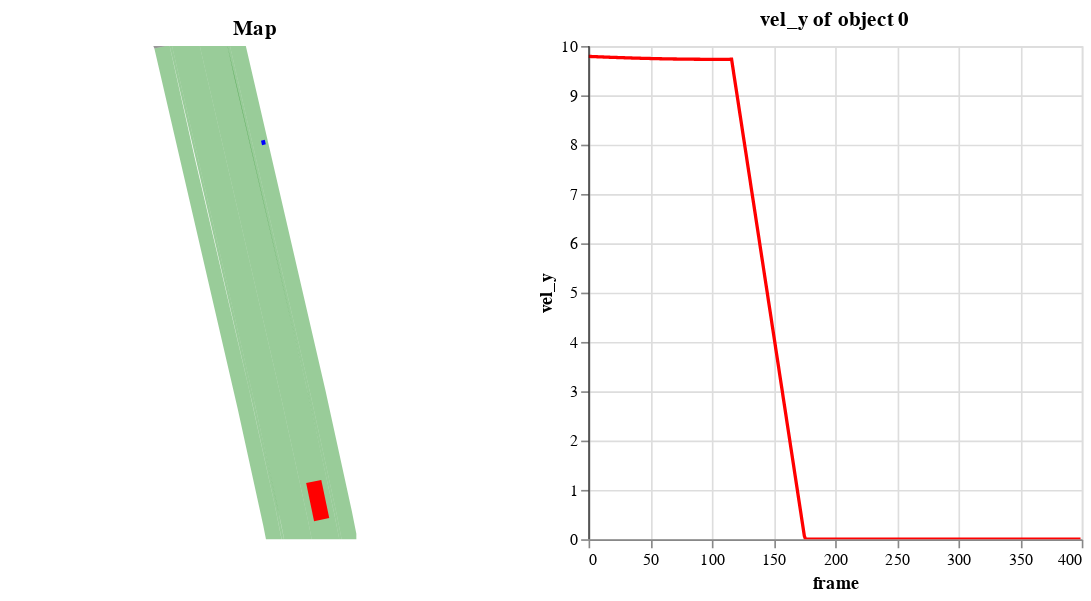

Source (notebook cell):
### Markdown cell above
### Plot using Altair
You can create interactive plots with [altair](https://altair-viz.github.io/) using `plot_altair` function of the recording. If using the the function in a non notebook environment use `import altair as alt; alt.renderers.enable("browser")` to enable blotting in a browser and call `.show()` on the resulting chart.

### Code cell
r.plot_altair(start_frame=0, end_frame=400, metric_column="vel_y", idx=0)

### Figure 1 — Vega-Lite specification as saved in the notebook (floating-point values rounded to 4 significant figures; data arrays with more than 128 entries replaced by an {"elided": "..."} marker saying what was removed)
{"config": {"view": {"continuousWidth": 300, "continuousHeight": 300}}, "hconcat": [{"layer": [{"data": {"name": "data-a0cd787fd0469329f8754b415a26438b"}, "mark": {"type": "geoshape", "fillOpacity": 0.4, "filled": true}, "encoding": {"color": {"condition": [{"test": {"equal": true, "field": "properties.on_intersection"}, "value": "black"}], "value": "green"}, "tooltip": [{"field": "properties.idx", "type": "nominal"}, {"field": "properties.type", "type": "ordinal"}, {"field": "properties.on_intersection", "type": "ordinal"}]}}, {"data": {"name": "data-69fc3af23b34316b44ac085deef6fdc1"}, "mark": {"type": "geoshape"}, "encoding": {"color": {"condition": [{"test": {"equal": -1, "field": "properties.idx"}, "value": "red"}, {"test": {"equal": 0, "field": "properties.idx"}, "value": "red"}], "value": "blue"}, "tooltip": [{"field": "properties.idx", "type": "nominal"}, {"field": "properties.frame", "type": "nominal"}, {"field": "properties.type", "type": "ordinal"}]}, "transform": [{"filter": {"equal": {"expr": "param_1"}, "field": "properties.frame"}}]}], "projection": {"reflectY": true, "type": "identity"}, "title": "Map"}, {"layer": [{"data": {"name": "data-2931ee100fc66251f876f1fdfe0587a7"}, "mark": {"type": "line", "tooltip": true}, "encoding": {"color": {"value": "red"}, "x": {"field": "frame", "type": "quantitative"}, "y": {"field": "vel_y", "type": "quantitative"}}, "name": "view_1", "title": "vel_y of object 0"}, {"data": {"name": "empty"}, "mark": {"type": "rule"}, "encoding": {"x": {"scale": {"domain": [0, 399]}, "type": "quantitative", "datum": {"expr": "param_1"}}}}]}], "params": [{"name": "param_2", "select": {"type": "interval", "encodings": ["x", "y"]}, "bind": "scales", "views": ["view_1"]}, {"name": "param_1", "bind": {"input": "range", "max": 399, "min": 0, "name": "frame", "step": 1}, "value": 0}], "$schema": "https://vega.github.io/schema/vega-lite/v5.20.1.json", "datasets": {"data-a0cd787fd0469329f8754b415a26438b": [{"type": "Feature", "geometry": {"type": "Polygon", "coordinates": [[[41.46, -56.1], [44.84, -71.58], [45.49, -74.88], [41.92, -74.88], [41.38, -72.14], [38.03, -56.82], [27.45, -11.09], [31.05, -11.09], [41.46, -56.1]]]}, "properties": {"idx": 0, "type": "TYPE_DRIVING", "on_intersection": false}}, {"type": "Feature", "geometry": {"type": "Polygon", "coordinates": [[[41.75, -56.05], [45.14, -71.54], [45.8, -74.88], [45.49, -74.88], [44.84, -71.6], [41.23, -55.12], [31.96, -15.37], [31.03, -11.09], [31.35, -11.09], [41.75, -56.05]]]}, "properties": {"idx": 1, "type": "TYPE_NONDRIVING", "on_intersection": false}}, {"type": "Feature", "geometry": {"type": "Polygon", "coordinates": [[[43.71, -55.63], [47.11, -71.21], [47.7, -74.18], [47.7, -74.88], [45.8, -74.88], [45.14, -71.54], [41.75, -56.05], [31.35, -11.09], [33.41, -11.09], [43.71, -55.63]]]}, "properties": {"idx": 2, "type": "TYPE_NONDRIVING", "on_intersection": false}}, {"type": "Feature", "geometry": {"type": "Polygon", "coordinates": [[[37.93, -72.71], [34.6, -57.54], [23.86, -11.09], [27.45, -11.09], [38.03, -56.82], [41.38, -72.14], [41.92, -74.88], [38.36, -74.88], [37.93, -72.71]]]}, "properties": {"idx": 3, "type": "TYPE_DRIVING", "on_intersection": false}}, {"type": "Feature", "geometry": {"type": "Polygon", "coordinates": [[[37.22, -70.78], [34.16, -56.94], [23.55, -11.09], [23.86, -11.09], [34.45, -56.87], [37.51, -70.72], [38.35, -74.88], [38.04, -74.88], [37.22, -70.78]]]}, "properties": {"idx": 4, "type": "TYPE_NONDRIVING", "on_intersection": false}}, {"type": "Feature", "geometry": {"type": "Polygon", "coordinates": [[[35.65, -73.07], [32.35, -58.01], [21.58, -11.41], [23.07, -11.09], [23.55, -11.09], [26.75, -25.33], [33.79, -55.34], [37.19, -70.65], [38.03, -74.88], [36.01, -74.88], [35.65, -73.07]]]}, "properties": {"idx": 5, "type": "TYPE_NONDRIVING", "on_intersection": false}}, {"type": "Feature", "geometry": {"type": "Polygon", "coordinates": [[]]}, "properties": {"idx": 6, "type": "TYPE_DRIVING", "on_intersection": false}}, {"type": "Feature", "geometry": {"type": "Polygon", "coordinates": [[]]}, "properties": {"idx": 7, "type": "TYPE_NONDRIVING", "on_intersection": false}}, {"type": "Feature", "geometry": {"type": "Polygon", "coordinates": [[]]}, "properties": {"idx": 8, "type": "TYPE_NONDRIVING", "on_intersection": false}}, {"type": "Feature", "geometry": {"type": "Polygon", "coordinates": [[]]}, "properties": {"idx": 9, "type": "TYPE_DRIVING", "on_intersection": false}}, {"type": "Feature", "geometry": {"type": "Polygon", "coordinates": [[]]}, "properties": {"idx": 10, "type": "TYPE_NONDRIVING", "on_intersection": false}}, {"type": "Feature", "geometry": {"type": "Polygon", "coordinates": [[]]}, "properties": {"idx": 11, "type": "TYPE_NONDRIVING", "on_intersection": false}}, {"type": "Feature", "geometry": {"type": "Polygon", "coordinates": [[]]}, "properties": {"idx": 12, "type": "TYPE_DRIVING", "on_intersection": false}}, {"type": "Feature", "geometry": {"type": "Polygon", "coordinates": [[]]}, "properties": {"idx": 13, "type": "TYPE_NONDRIVING", "on_intersection": false}}, {"type": "Feature", "geometry": {"type": "Polygon", "coordinates": [[]]}, "properties": {"idx": 14, "type": "TYPE_NONDRIVING", "on_intersection": false}}, {"type": "Feature", "geometry": {"type": "Polygon", "coordinates": [[]]}, "properties": {"idx": 15, "type": "TYPE_DRIVING", "on_intersection": false}}, {"type": "Feature", "geometry": {"type": "Polygon", "coordinates": [[]]}, "properties": {"idx": 16, "type": "TYPE_NONDRIVING", "on_intersection": false}}, {"type": "Feature", "geometry": {"type": "Polygon", "coordinates": [[]]}, "properties": {"idx": 17, "type": "TYPE_NONDRIVING", "on_intersection": false}}, {"type": "Feature", "geometry": {"type": "Polygon", "coordinates": [[]]}, "properties": {"idx": 18, "type": "TYPE_DRIVING", "on_intersection": false}}, {"type": "Feature", "geometry": {"type": "Polygon", "coordinates": [[]]}, "properties": {"idx": 19, "type": "TYPE_NONDRIVING", "on_intersection": false}}, {"type": "Feature", "geometry": {"type": "Polygon", "coordinates": [[]]}, "properties": {"idx": 20, "type": "TYPE_NONDRIVING", "on_intersection": false}}, {"type": "Feature", "geometry": {"type": "Polygon", "coordinates": [[]]}, "properties": {"idx": 21, "type": "TYPE_DRIVING", "on_intersection": false}}, {"type": "Feature", "geometry": {"type": "Polygon", "coordinates": [[]]}, "properties": {"idx": 22, "type": "TYPE_NONDRIVING", "on_intersection": false}}, {"type": "Feature", "geometry": {"type": "Polygon", "coordinates": [[]]}, "properties": {"idx": 23, "type": "TYPE_NONDRIVING", "on_intersection": false}}, {"type": "Feature", "geometry": {"type": "Polygon", "coordinates": [[]]}, "properties": {"idx": 24, "type": "TYPE_INTERSECTION", "on_intersection": true}}, {"type": "Feature", "geometry": {"type": "Polygon", "coordinates": [[]]}, "properties": {"idx": 25, "type": "TYPE_INTERSECTION", "on_intersection": true}}, {"type": "Feature", "geometry": {"type": "Polygon", "coordinates": [[]]}, "properties": {"idx": 26, "type": "TYPE_INTERSECTION", "on_intersection": true}}, {"type": "Feature", "geometry": {"type": "Polygon", "coordinates": [[]]}, "properties": {"idx": 27, "type": "TYPE_INTERSECTION", "on_intersection": true}}, {"type": "Feature", "geometry": {"type": "Polygon", "coordinates": [[]]}, "properties": {"idx": 28, "type": "TYPE_INTERSECTION", "on_intersection": true}}, {"type": "Feature", "geometry": {"type": "Polygon", "coordinates": [[]]}, "properties": {"idx": 29, "type": "TYPE_INTERSECTION", "on_intersection": true}}, {"type": "Feature", "geometry": {"type": "Polygon", "coordinates": [[]]}, "properties": {"idx": 30, "type": "TYPE_INTERSECTION", "on_intersection": true}}, {"type": "Feature", "geometry": {"type": "Polygon", "coordinates": [[]]}, "properties": {"idx": 31, "type": "TYPE_INTERSECTION", "on_intersection": true}}, {"type": "Feature", "geometry": {"type": "Polygon", "coordinates": [[]]}, "properties": {"idx": 32, "type": "TYPE_INTERSECTION", "on_intersection": true}}, {"type": "Feature", "geometry": {"type": "Polygon", "coordinates": [[]]}, "properties": {"idx": 33, "type": "TYPE_INTERSECTION", "on_intersection": true}}, {"type": "Feature", "geometry": {"type": "Polygon", "coordinates": [[]]}, "properties": {"idx": 34, "type": "TYPE_INTERSECTION", "on_intersection": true}}, {"type": "Feature", "geometry": {"type": "Polygon", "coordinates": [[]]}, "properties": {"idx": 35, "type": "TYPE_INTERSECTION", "on_intersection": true}}, {"type": "Feature", "geometry": {"type": "Polygon", "coordinates": [[[21.58, -11.41], [21.44, -11.09], [23.08, -11.09], [21.58, -11.41]]]}, "properties": {"idx": 36, "type": "TYPE_INTERSECTION", "on_intersection": true}}, {"type": "Feature", "geometry": {"type": "Polygon", "coordinates": [[]]}, "properties": {"idx": 37, "type": "TYPE_INTERSECTION", "on_intersection": true}}, {"type": "Feature", "geometry": {"type": "Polygon", "coordinates": [[]]}, "properties": {"idx": 38, "type": "TYPE_INTERSECTION", "on_intersection": true}}, {"type": "Feature", "geometry": {"type": "Polygon", "coordinates": [[]]}, "properties": {"idx": 39, "type": "TYPE_INTERSECTION", "on_intersection": true}}, {"type": "Feature", "geometry": {"type": "Polygon", "coordinates": [[]]}, "properties": {"idx": 40, "type": "TYPE_INTERSECTION", "on_intersection": true}}, {"type": "Feature", "geometry": {"type": "Polygon", "coordinates": [[]]}, "properties": {"idx": 41, "type": "TYPE_INTERSECTION", "on_intersection": true}}, {"type": "Feature", "geometry": {"type": "Polygon", "coordinates": [[]]}, "properties": {"idx": 42, "type": "TYPE_INTERSECTION", "on_intersection": true}}, {"type": "Feature", "geometry": {"type": "Polygon", "coordinates": [[]]}, "properties": {"idx": 43, "type": "TYPE_INTERSECTION", "on_intersection": true}}], "data-69fc3af23b34316b44ac085deef6fdc1": {"elided": "800 records"}, "data-2931ee100fc66251f876f1fdfe0587a7": {"elided": "400 records"}, "empty": [{}]}}
